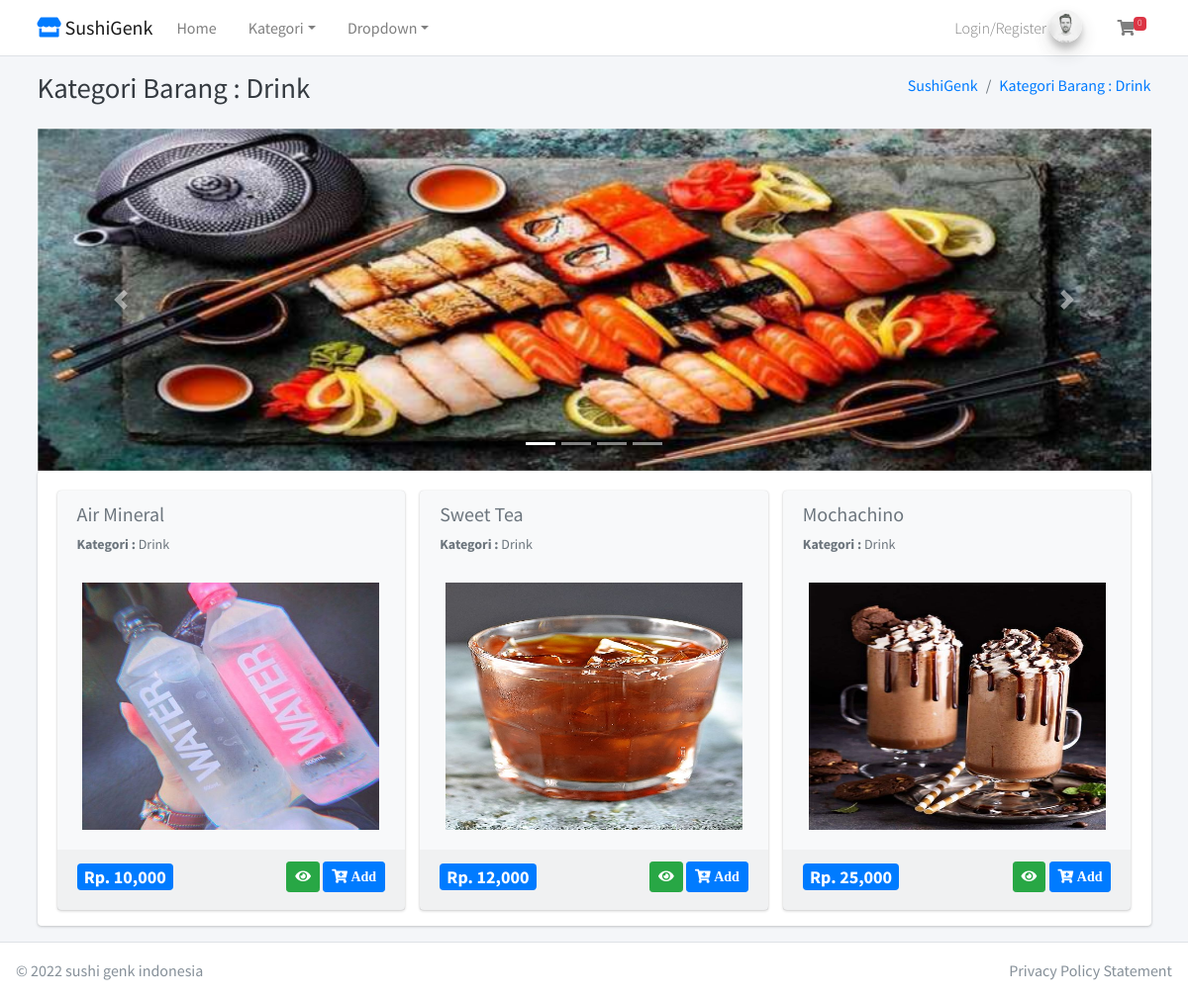
The page /home/kategori/10 on the database its author committed.
### tables this page shows
CREATE TABLE `tbl_barang` (
  `id_barang` int(11) NOT NULL,
  `nama_barang` varchar(255) DEFAULT NULL,
  `id_kategori` int(11) DEFAULT NULL,
  `harga` int(11) DEFAULT NULL,
  `deskripsi` mediumtext DEFAULT NULL,
  `gambar` text DEFAULT NULL,
  `berat` int(11) NOT NULL
);

CREATE TABLE `tbl_kategori` (
  `id_kategori` int(11) NOT NULL,
  `nama_kategori` varchar(50) DEFAULT NULL
);

### application/views/layout/v_content.php (called while the page is built)
<?php
if ($isi) {
	$this->load->view($isi);
}

### application/views/layout/v_wrapper_frontend.php (called while the page is built)
<?php
require_once('v_head.php');
require_once('v_header_frontend.php');
require_once('v_nav_frontend.php');
require_once('v_content.php');
require_once('v_footer_frontend.php');

### application/controllers/Home.php (called while the page is built, shortened)
<?php
class Home extends CI_Controller
{
	public function __construct()
	{
		$this->load->model('m_home');
	}
	public function kategori($id_kategori)
	{
		$kategori = $this->m_home->kategori($id_kategori);
		$data = array(
			'title' => 'Kategori Barang : ' . $kategori->nama_kategori,
			'barang' => $this->m_home->get_all_data_barang($id_kategori),
			'isi' => 'v_kategori_barang',
		);
		$this->load->view('layout/v_wrapper_frontend', $data, FALSE);
	}
}

### index.php (called while the page is built, shortened)
<?php
require_once BASEPATH.'core/CodeIgniter.php';

### application/models/M_home.php (called while the page is built, shortened)
<?php
class M_home extends CI_Model
{
	public function get_all_data_kategori()
	{
		$this->db->select('*');
		$this->db->from('tbl_kategori');
		$this->db->order_by('id_kategori', 'desc');
		return $this->db->get()->result();
	}
	public function kategori($id_kategori)
	{
		$this->db->select('*');
		$this->db->from('tbl_kategori');
		$this->db->where('id_kategori', $id_kategori);
		return $this->db->get()->row();
	}
	public function get_all_data_barang($id_kategori)
	{
		$this->db->select('*');
		$this->db->from('tbl_barang');
		$this->db->join('tbl_kategori', 'tbl_kategori.id_kategori = tbl_barang.id_kategori', 'left');
		$this->db->where('tbl_barang.id_kategori', $id_kategori);
		return $this->db->get()->result();
	}
}

### application/views/v_kategori_barang.php (the view, shortened to what this page needs)
<div id="carouselExampleIndicators" class="carousel slide" data-ride="carousel">
	<ol class="carousel-indicators">
		<li data-target="#carouselExampleIndicators" data-slide-to="0" class="active"></li>
		<li data-target="#carouselExampleIndicators" data-slide-to="1"></li>
		<li data-target="#carouselExampleIndicators" data-slide-to="2"></li>
		<li data-target="#carouselExampleIndicators" data-slide-to="3"></li>
	</ol>
	<div class="carousel-inner">
		<div class="carousel-item active">
			<img class="d-block w-100" src="<?= base_url() ?>assets/slider/cover.jpeg">
		</div>
	</div>
	<a class="carousel-control-prev" href="#carouselExampleIndicators" role="button" data-slide="prev">
		<span class="carousel-control-prev-icon" aria-hidden="true"></span>
	</a>
	<a class="carousel-control-next" href="#carouselExampleIndicators" role="button" data-slide="next">
		<span class="carousel-control-next-icon" aria-hidden="true"></span>
	</a>
</div>
<div class="card card-solid">
	<div class="card-body pb-0">
		<div class="row d-flex align-items-stretch">
			<?php foreach ($barang as $key => $value) { ?>
				<div class="col-sm-4">
					<?php
					echo form_open('belanja/add');
					?>
					<div class="card bg-light">
						<div class="card-header text-muted border-bottom-0">
							<h2 class="lead"><b><?= $value->nama_barang ?></b></h2>
							<p class="text-muted text-sm"><b>Kategori : </b><?= $value->nama_kategori ?></p>
						</div>
						<div class="card-body pt-0">
							<div class="row">
								<div class="col-12 text-center">
									<img src="<?= base_url('assets/gambar/' . $value->gambar) ?>" width="300px" height="250px">
								</div>
							</div>
						</div>
						<div class="card-footer">
							<div class="row">
								<div class="col-sm-6">
									<div class="text-left">
										<h4><span class="badge bg-primary">Rp. <?= number_format($value->harga, 0) ?></span></h4>
									</div>
								</div>
								<div class="col-sm-6">
									<div class="text-right">
										<a href="<?= base_url('home/detail_barang/' . $value->id_barang)  ?>" class="btn btn-sm btn-success">
											<i class="fas fa-eye"></i>
										</a>
										<button type="submit" class="btn btn-sm btn-primary swalDefaultSuccess">
											<i class="fas fa-cart-plus"> Add</i>
										</button>
									</div>
								</div>
							</div>
						</div>
					</div>
					<?php echo form_close(); ?>
				</div>
			<?php } ?>
		</div>
	</div>
</div>

### rows shown on the page
tbl_barang: nama_barang "Air Mineral", id_kategori.nama_kategori "Drink", gambar (picture), harga "10,000"
tbl_barang: nama_barang "Sweet Tea", id_kategori.nama_kategori "Drink", gambar (picture), harga "12,000"
tbl_barang: nama_barang "Mochachino", id_kategori.nama_kategori "Drink", gambar (picture), harga "25,000"

### other values the page prints
$jml_item "0"
$title "Kategori Barang : Drink"
